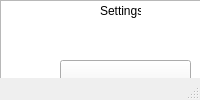
<?xml version="1.0" encoding="UTF-8"?>
<ui version="4.0">
 <class>MainWindow</class>
 <widget class="QMainWindow" name="MainWindow">
  <property name="windowTitle">
   <string>MainWindow</string>
  </property>
  <widget class="QWidget" name="centralwidget">
   <widget class="QListView" name="listView">
    <property name="geometry">
     <rect>
      <x>0</x>
      <y>0</y>
      <width>256</width>
      <height>561</height>
     </rect>
    </property>
   </widget>
   <widget class="QSlider" name="x_slider">
    <property name="geometry">
     <rect>
      <x>10</x>
      <y>230</y>
      <width>160</width>
      <height>22</height>
     </rect>
    </property>
    <property name="orientation">
     <enum>Qt::Horizontal</enum>
    </property>
   </widget>
   <widget class="QSlider" name="velocity">
    <property name="geometry">
     <rect>
      <x>10</x>
      <y>140</y>
      <width>160</width>
      <height>22</height>
     </rect>
    </property>
    <property name="orientation">
     <enum>Qt::Horizontal</enum>
    </property>
   </widget>
   <widget class="QSlider" name="time">
    <property name="geometry">
     <rect>
      <x>10</x>
      <y>170</y>
      <width>160</width>
      <height>22</height>
     </rect>
    </property>
    <property name="orientation">
     <enum>Qt::Horizontal</enum>
    </property>
   </widget>
   <widget class="QScrollArea" name="scrollArea">
    <property name="geometry">
     <rect>
      <x>810</x>
      <y>10</y>
      <width>191</width>
      <height>551</height>
     </rect>
    </property>
    <property name="widgetResizable">
     <bool>true</bool>
    </property>
    <widget class="QWidget" name="scrollAreaWidgetContents">
     <property name="geometry">
      <rect>
       <x>0</x>
       <y>0</y>
       <width>189</width>
       <height>549</height>
      </rect>
     </property>
    </widget>
   </widget>
   <widget class="QLabel" name="label">
    <property name="geometry">
     <rect>
      <x>100</x>
      <y>0</y>
      <width>41</width>
      <height>21</height>
     </rect>
    </property>
    <property name="text">
     <string>Settings</string>
    </property>
   </widget>
   <widget class="QLabel" name="label_2">
    <property name="geometry">
     <rect>
      <x>70</x>
      <y>130</y>
      <width>47</width>
      <height>13</height>
     </rect>
    </property>
    <property name="text">
     <string>Velocity</string>
    </property>
   </widget>
   <widget class="QLabel" name="label_3">
    <property name="geometry">
     <rect>
      <x>70</x>
      <y>160</y>
      <width>47</width>
      <height>13</height>
     </rect>
    </property>
    <property name="text">
     <string>Time</string>
    </property>
   </widget>
   <widget class="QSlider" name="y_slider">
    <property name="geometry">
     <rect>
      <x>10</x>
      <y>260</y>
      <width>160</width>
      <height>22</height>
     </rect>
    </property>
    <property name="orientation">
     <enum>Qt::Horizontal</enum>
    </property>
   </widget>
   <widget class="QSlider" name="z_slider">
    <property name="geometry">
     <rect>
      <x>10</x>
      <y>290</y>
      <width>160</width>
      <height>22</height>
     </rect>
    </property>
    <property name="orientation">
     <enum>Qt::Horizontal</enum>
    </property>
   </widget>
   <widget class="QLabel" name="label_4">
    <property name="geometry">
     <rect>
      <x>60</x>
      <y>220</y>
      <width>81</width>
      <height>16</height>
     </rect>
    </property>
    <property name="text">
     <string>Dimensions</string>
    </property>
   </widget>
   <widget class="QPushButton" name="loadFileButton">
    <property name="geometry">
     <rect>
      <x>60</x>
      <y>60</y>
      <width>131</width>
      <height>51</height>
     </rect>
    </property>
    <property name="text">
     <string>Load file</string>
    </property>
   </widget>
  </widget>
  <widget class="QMenuBar" name="menubar">
   <property name="geometry">
    <rect>
     <x>0</x>
     <y>0</y>
     <width>1019</width>
     <height>21</height>
    </rect>
   </property>
  </widget>
  <widget class="QStatusBar" name="statusbar"/>
 </widget>
 <resources/>
 <connections/>
</ui>
